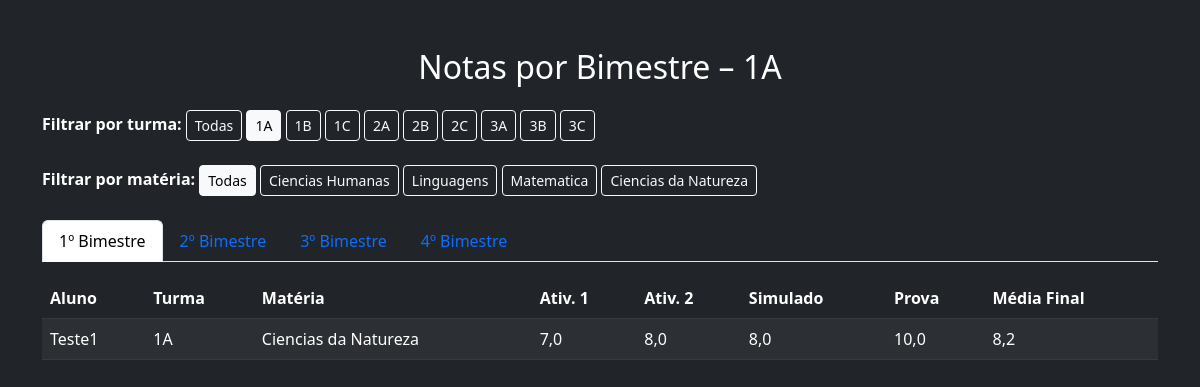
Page /notas/?turma=2 on the committed database.
### secretaria/models.py (models this page shows, shortened)
class Turma(models.Model):
    ITINERARIO_CHOICES = (
        ('JG', 'JOGOS DIGITAIS'),
        ('CN', 'CIÊNCIAS DA NATUREZA'),
        ('DS', 'DESENVOLVIMENTO DE SISTEMAS'),
        ('RS', 'REDES DE COMPUTADORES'),
    )
    TURMA_CHOICES = (
        ('1A', '1 ANO A'),
        ('1B', '1 ANO B'),
        ('1C', '1 ANO C'),
        ('2A', '2 ANO A'),
        ('2B', '2 ANO B'),
        ('2C', '2 ANO C'),
        ('3A', '3 ANO A'),
        ('3B', '3 ANO B'),
        ('3C', '3 ANO C'),
    )
    escolha_a_turma = models.CharField(max_length=2, choices=TURMA_CHOICES, blank=True, null=False)
    descricao_da_turma = models.CharField(max_length=2, choices=ITINERARIO_CHOICES, verbose_name='Informe o Itinerário da Turma')
    padrinho_da_turma = models.ForeignKey(Professor, on_delete=models.CASCADE, related_name='turmas', verbose_name='Padrinho da Turma', null=True, blank=False)
    def link_para_notas(self):
        url = reverse('notas_por_bimestre') + f'?turma={self.escolha_a_turma}'
        return format_html('<a class="button" href="{}" target="_blank">Ver Notas</a>', url)
    link_para_notas.short_description = "Acessar Notas"
    link_para_notas.allow_tags = True

class Materia(models.Model):
        MATTER_CHOICES = (
        ("CH", "Ciencias Humanas"),
        ("L", "Linguagens"),
        ("M", "Matematica"),
        ("CN", "Ciencias da Natureza"),
    )
        matter_choices = models.CharField(max_length=50, choices=MATTER_CHOICES , blank=False, null=True)
        professor = models.ForeignKey(Professor, on_delete=models.CASCADE, related_name='materias', blank=False, null=True)

class Nota1Bim(models.Model):
    aluno = models.ForeignKey(Aluno, on_delete=models.CASCADE, related_name='notas_1bim', verbose_name='Aluno')
    turma = models.ForeignKey(Turma, on_delete=models.CASCADE, related_name='notas_1bim', verbose_name='Turma')
    materia = models.ForeignKey(Materia, on_delete=models.CASCADE, related_name='notas_1bim', verbose_name='Matéria')
    atividade1 = models.DecimalField(max_digits=5, decimal_places=1, validators=[validate_nota], verbose_name='Atividade1', null=True, blank=True)
    atividade2 = models.DecimalField(max_digits=5, decimal_places=1, validators=[validate_nota], verbose_name='Atividade2', null=True, blank=True)
    simulado = models.DecimalField(max_digits=5, decimal_places=1, validators=[validate_nota], verbose_name='Simulado', null=True, blank=True)
    prova = models.DecimalField(max_digits=5, decimal_places=1, validators=[validate_nota], verbose_name='Prova', null=True, blank=True)
    media_final = models.DecimalField(max_digits=5, decimal_places=1, validators=[validate_nota], verbose_name='Média Final', null=True, blank=True)

class Aluno(models.Model):
    class Meta:
        verbose_name = "Aluno"
        verbose_name_plural = "Alunos"
    nome_completo = models.CharField(max_length=100)
    email = models.EmailField(max_length=50)
    data_de_nascimento = models.DateField()
    numero_telefone = models.CharField(max_length=11, verbose_name="Insira o número de telefone")
    cpf_aluno = models.CharField(max_length=11, unique=True, validators=[validate_cpf])
    responsavel = models.ForeignKey(
        'Responsavel',
        on_delete=models.CASCADE,
        related_name='alunos',
        verbose_name="Responsável")
    turma = models.ForeignKey("Turma", on_delete=models.CASCADE, related_name='alunos', verbose_name="Turma", null=True, blank=True)
    documento_pdf = models.FileField(
        upload_to='documentos_alunos/',
        null=True,
        blank=True,
        verbose_name="Anexar Contrato PDF"
    )

### secretaria/views.py (the view)
# urls.py: path('notas/', views.notas_por_bimestre, name='notas_por_bimestre'),
def notas_por_bimestre(request):
    turma_param = request.GET.get('turma')
    materia_param = request.GET.get('materia')
    turma_selecionada = None
    materia_selecionada = None
    if turma_param:
        try:
            turma_selecionada = Turma.objects.get(id=int(turma_param))
        except (ValueError, Turma.DoesNotExist):
            turma_selecionada = None
    if materia_param:
        try:
            materia_selecionada = Materia.objects.get(id=int(materia_param))
        except (ValueError, Materia.DoesNotExist):
            materia_selecionada = None
    filtro = {}
    if turma_selecionada:
        filtro['turma'] = turma_selecionada
    if materia_selecionada:
        filtro['materia'] = materia_selecionada
    notas_1bim = Nota1Bim.objects.filter(**filtro)
    notas_2bim = Nota2Bim.objects.filter(**filtro)
    notas_3bim = Nota3Bim.objects.filter(**filtro)
    notas_4bim = Nota4Bim.objects.filter(**filtro)
    turmas = Turma.objects.all()
    materias_ids = Nota1Bim.objects.values_list('materia', flat=True).distinct()
    materias = Materia.objects.filter(id__in=materias_ids)
    return render(request, 'notas/tabela_notas.html', {
        'turmas': turmas,
        'materias': materias,
        'turma_selecionada': turma_selecionada,
        'materia_selecionada': materia_selecionada,
        'notas_1bim': notas_1bim,
        'notas_2bim': notas_2bim,
        'notas_3bim': notas_3bim,
        'notas_4bim': notas_4bim,
    })

### secretaria/templates/notas/tabela_notas.html (shortened to what this page needs)
<!DOCTYPE html>
<html lang="pt-br">
<head>
    <link href="https://cdn.jsdelivr.net/npm/bootstrap@5.3.0/dist/css/bootstrap.min.css" rel="stylesheet">
</head>
<body class="bg-dark text-white">
<div class="container mt-5">
    <h2 class="mb-4 text-center">Notas por Bimestre
        {% if turma_selecionada %}
            – {{ turma_selecionada.escolha_a_turma }}
        {% endif %}
    </h2>
    <div class="mb-4">
        <strong>Filtrar por turma:</strong>
        <a href="?{% if materia_selecionada %}materia={{ materia_selecionada.id }}{% endif %}"
           class="btn btn-outline-light btn-sm {% if not turma_selecionada %}active{% endif %}">Todas</a>
        {% for turma in turmas %}
            <a href="?turma={{ turma.id }}{% if materia_selecionada %}&materia={{ materia_selecionada.id }}{% endif %}"
               class="btn btn-outline-light btn-sm {% if turma.id == turma_selecionada.id %}active{% endif %}">
                {{ turma.escolha_a_turma }}
            </a>
        {% endfor %}
    </div>
    <div class="mb-4">
        <strong>Filtrar por matéria:</strong>
        <a href="?{% if turma_selecionada %}turma={{ turma_selecionada.id }}{% endif %}"
           class="btn btn-sm btn-outline-light {% if not materia_selecionada %}active{% endif %}">Todas</a>
        {% for materia in materias %}
            <a href="?materia={{ materia.id }}{% if turma_selecionada %}&turma={{ turma_selecionada.id }}{% endif %}"
               class="btn btn-sm btn-outline-light {% if materia.id == materia_selecionada.id %}active{% endif %}">
                {{ materia.get_matter_choices_display }}
            </a>
        {% endfor %}
    </div>
    <ul class="nav nav-tabs" id="bimestreTabs" role="tablist">
        <li class="nav-item" role="presentation">
            <button class="nav-link active" id="bim1-tab" data-bs-toggle="tab" data-bs-target="#bim1" type="button" role="tab">1º Bimestre</button>
        </li>
        <li class="nav-item" role="presentation">
            <button class="nav-link" id="bim2-tab" data-bs-toggle="tab" data-bs-target="#bim2" type="button" role="tab">2º Bimestre</button>
        </li>
        <li class="nav-item" role="presentation">
            <button class="nav-link" id="bim3-tab" data-bs-toggle="tab" data-bs-target="#bim3" type="button" role="tab">3º Bimestre</button>
        </li>
        <li class="nav-item" role="presentation">
            <button class="nav-link" id="bim4-tab" data-bs-toggle="tab" data-bs-target="#bim4" type="button" role="tab">4º Bimestre</button>
        </li>
    </ul>
    <div class="tab-content mt-3" id="bimestreTabsContent">
        <div class="tab-pane fade show active" id="bim1" role="tabpanel">
            {% include 'notas/partials/parcial_tabela_notas.html' with notas=notas_1bim %}
        </div>
    </div>
</div>
</body>
</html>

### secretaria/templates/notas/partials/parcial_tabela_notas.html
<table class="table table-dark table-striped">
    <thead>
        <tr>
            <th>Aluno</th>
            <th>Turma</th>
            <th>Matéria</th>
            <th>Ativ. 1</th>
            <th>Ativ. 2</th>
            <th>Simulado</th>
            <th>Prova</th>
            <th>Média Final</th>
        </tr>
    </thead>
    <tbody>
        {% for nota in notas %}
        <tr>
            <td>{{ nota.aluno.nome_completo }}</td>
            <td>{{ nota.turma.escolha_a_turma }}</td>
            <td>{{ nota.materia.get_matter_choices_display }}</td>
            <td>{{ nota.atividade1|default_if_none:"-" }}</td>
            <td>{{ nota.atividade2|default_if_none:"-" }}</td>
            <td>{{ nota.simulado|default_if_none:"-" }}</td>
            <td>{{ nota.prova|default_if_none:"-" }}</td>
            <td>{{ nota.media_final|default_if_none:"-" }}</td>
        </tr>
        {% empty %}
        <tr>
            <td colspan="8" class="text-center">Nenhuma nota registrada.</td>
        </tr>
        {% endfor %}
    </tbody>
</table>

### rows in the picture
Turma: escolha_a_turma "1A"
Turma: escolha_a_turma "1B"
Turma: escolha_a_turma "1C"
Turma: escolha_a_turma "2A"
Turma: escolha_a_turma "2B"
Turma: escolha_a_turma "2C"
Turma: escolha_a_turma "3A"
Turma: escolha_a_turma "3B"
Turma: escolha_a_turma "3C"
Materia: matter_choices "Ciencias Humanas"
Materia: matter_choices "Linguagens"
Materia: matter_choices "Matematica"
Materia: matter_choices "Ciencias da Natureza"
Nota1Bim: aluno.nome_completo "Teste1", turma.escolha_a_turma "1A", materia.matter_choices "Ciencias da Natureza", atividade1 "7,0", atividade2 "8,0", simulado "8,0", prova "10,0", media_final "8,2"
